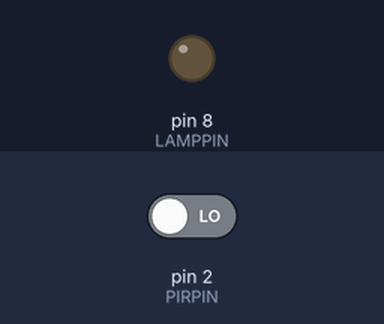
The sketch below on a simulated Arduino Uno, built with avr-gcc and run on an emulated ATmega328P. Shown: output pins drawn as LEDs (lit = HIGH). The test bench sets the inputs (shaded band); at power-on: pin 2 (PIRPIN) LOW.

Above: at 1.2 s.
1.3 s: pin 2 (PIRPIN) driven HIGH
At 2.0 s:
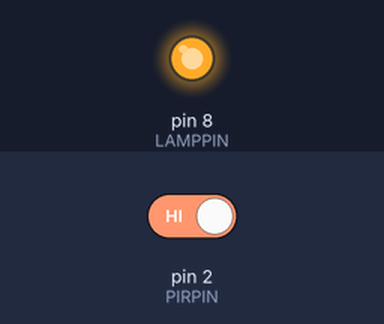
2.8 s: pin 2 (PIRPIN) driven LOW
At 3.2 s:
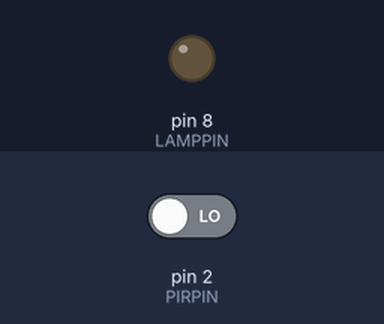
Timing chart, 0 to 5.8 s (numbered marks = the images above; inputs shaded):
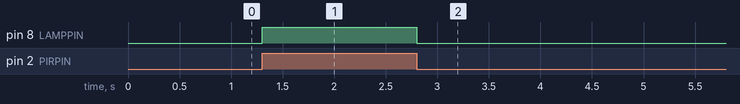

The sketch:

smart_lamp.ino
```cpp
const int LAMPPIN = 8;
const int PIRPIN = 2;

void setup()
{
    pinMode(PIRPIN, INPUT);
    pinMode(LAMPPIN, OUTPUT);
}

void loop()
{
    if (digitalRead(PIRPIN) == HIGH)
    {
        digitalWrite(LAMPPIN, HIGH);
    }
    else
    {
        digitalWrite(LAMPPIN, LOW);
    }
}
```

Measured:
- after the input at 1.3 s, pin 8 (LAMPPIN): LOW → HIGH at once
- after the input at 2.8 s, pin 8 (LAMPPIN): HIGH → LOW at once
